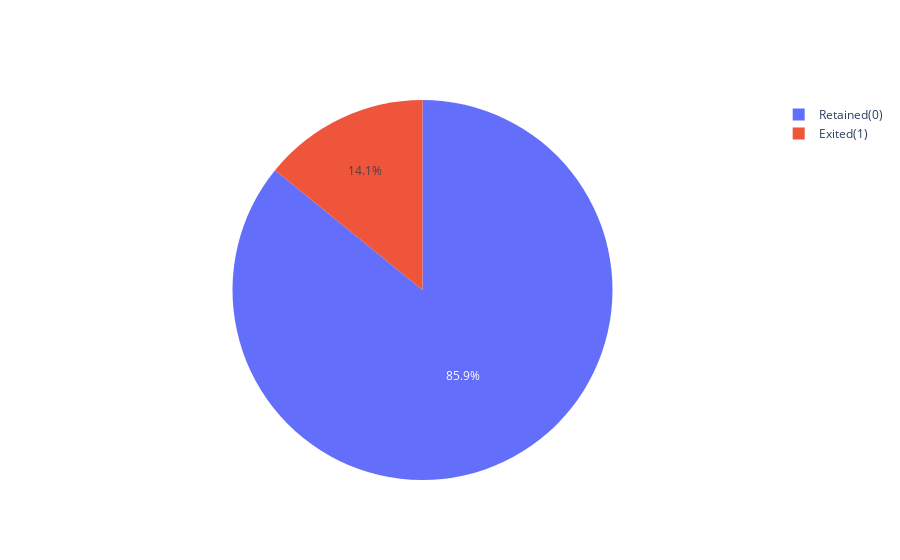

Notebook code for this chart:
### Code cell
# Plot pie Chart to get the information about the percentage of Telecom Customers churning using Plotly histogram

import plotly.graph_objects as go
fig = go.Figure(data=[go.Pie(labels=['Retained(0)','Exited(1)'], values = telecom_df['class'].value_counts() )])
fig.show()

### Figure 1 — Plotly figure (JSON) as saved in the notebook; plotly's stock layout.template omitted (floating-point values rounded to 4 significant figures)
{"data": [{"labels": ["Retained(0)", "Exited(1)"], "type": "pie", "values": [4293, 707]}], "layout": {}}
